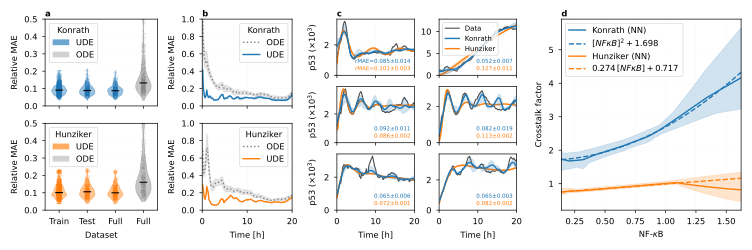

Source code (Python):
import sys
from pathlib import Path
import numpy as np
import matplotlib.pyplot as plt
import matplotlib.patches as mpatches
from matplotlib.gridspec import GridSpec

SCRIPT_DIR   = Path(__file__).resolve().parent
code_root    = Path(__file__).resolve().parents[3]   # .../code/
exp_root     = code_root / "experiments"

sys.path.insert(0, str(code_root))
from utils.cv_results import load_cv_results

RUNS = {
    "hunziker": {
        "ODE": exp_root / "ode_hunziker2010_uncertainty_2026-01-19_132644",
        "UDE": exp_root / "ude_hunziker2010_uncertainty_2026-01-20_181050",
    },
    "konrath": {
        "ODE": exp_root / "ode_konrath2020_uncertainty_2026-01-20_142837",
        "UDE": exp_root / "ude_konrath2020_uncertainty_2026-01-20_100950",
    },
}

KFOLD_RUNS = {
    "konrath": {
        "kfold_dir": exp_root / "ude_konrath2020_kfold_5fold_2026-05-09_170241",
        "ude_dir":   exp_root / "ude_konrath2020_uncertainty_2026-01-20_100950",
        "ode_dir":   exp_root / "ode_konrath2020_uncertainty_2026-01-20_142837",
    },
    "hunziker": {
        "kfold_dir": exp_root / "ude_hunziker2010_kfold_5fold_2026-05-10_075001",
        "ude_dir":   exp_root / "ude_hunziker2010_uncertainty_2026-01-20_181050",
        "ode_dir":   exp_root / "ode_hunziker2010_uncertainty_2026-01-19_132644",
    },
}

TRUE_P53_PATH   = code_root / "real_data" / "p53intTNFGamma200framesDec2025.csv"
TIME_POINTS     = np.arange(0.1, 20.1, 0.1)
DATASETS_BY_ROW = ["konrath", "hunziker"]
DATASET_LABELS  = {"hunziker": "Hunziker", "konrath": "Konrath"}
UDE_COLOR       = {"hunziker": "C1", "konrath": "C0"}
ODE_COLOR       = {"hunziker": "C1", "konrath": "C0"}
MODEL_LS        = {"UDE": "-", "ODE": ":"}
grid_keywords   = {"ls": "-", "alpha": 0.1, "lw": 0.1, "c": "k"}
SAMPLE_INDICES  = (47, 24, 35, 5, 80, 15)  # 6 cells for the 3×2 grid

CROSSTALK_COLOR = {"hunziker": "C1", "konrath": "C0"}
SR_FUNCS = {
    "hunziker": (r"$0.274\,[NF\kappa B] + 0.717$",
                 lambda x: 0.2743812 * x + 0.7170906),
    "konrath":  (r"$[NF\kappa B]^2 + 1.698$",
                 lambda x: x**2 + 1.6979214),
}

CV_YLIM        = (0, 0.5)
TRAIN_COLOR    = "C2"
TEST_COLOR     = "C3"
UDE_FULL_COLOR = "C4"
ODE_FULL_COLOR = "C5"


def _agg(paths, loader):
    arrays = [loader(p) for p in paths if p.exists()]
    arrays = [a for a in arrays if a is not None]
    if not arrays:
        return None
    min_len = min(a.shape[0] for a in arrays)
    return np.stack([a[:min_len] for a in arrays], axis=0)


def load_rmae(exp_dir: Path):
    true_data = np.loadtxt(TRUE_P53_PATH, delimiter=",")
    denom     = np.mean(np.abs(true_data), axis=1)
    def compute_rmae(p):
        pred = np.loadtxt(p, delimiter=",")
        mae  = np.mean(np.abs(true_data - pred), axis=1)
        return mae / denom
    paths = sorted(exp_dir.glob("run_seed_*/p53_generated.csv"))
    return _agg(paths, compute_rmae)


def load_p53(exp_dir: Path):
    paths = sorted(exp_dir.glob("run_seed_*/p53_generated.csv"))
    return _agg(paths, lambda p: np.loadtxt(p, delimiter=","))


def load_crosstalk(exp_dir: Path, n_grid: int = 500):
    import pandas as pd
    seed_dfs = []
    for csv in sorted(exp_dir.glob("run_seed_*/learned_crosstalk_factor_values.csv")):
        try:
            df = pd.read_csv(csv).sort_values("nfkb_flat")
            seed_dfs.append(df)
        except Exception:
            continue
    if not seed_dfs:
        return None, None
    x_min = min(d["nfkb_flat"].min() for d in seed_dfs)
    x_max = max(d["nfkb_flat"].max() for d in seed_dfs)
    x_grid = np.linspace(x_min, x_max, n_grid)
    ys = np.stack([
        np.interp(x_grid, d["nfkb_flat"].values, d["pred_synth_factor"].values)
        for d in seed_dfs
    ])
    return x_grid, ys


def load_full_rel_mae_per_cell(exp_dir):
    true = np.loadtxt(TRUE_P53_PATH, delimiter=",")
    vals = []
    for seed_dir in sorted(Path(exp_dir).glob("run_seed_*")):
        pred_path = seed_dir / "p53_generated.csv"
        if not pred_path.exists():
            continue
        pred = np.loadtxt(pred_path, delimiter=",")
        rel_mae = np.abs(pred - true).mean(axis=0) / np.abs(true).mean(axis=0)
        vals.append(rel_mae)
    return np.concatenate(vals)


def plot_band(ax, x, data, color, ls, label, alpha=0.20, zorder=None):
    mean = data.mean(axis=0)
    lo   = np.percentile(data, 5,  axis=0)
    hi   = np.percentile(data, 95, axis=0)
    kw = {} if zorder is None else {"zorder": zorder}
    ax.plot(x, mean, color=color, ls=ls, lw=1, label=label, **kw)
    ax.fill_between(x, lo, hi, color=color, alpha=alpha, **kw)


# ---------------------------------------------------------------------------
# Style
# ---------------------------------------------------------------------------
plt.rcParams.update({
    "font.size": 6, "axes.labelsize": 6, "axes.titlesize": 6,
    "xtick.labelsize": 6, "ytick.labelsize": 6,
    "legend.fontsize": 6, "lines.linewidth": 0.1,
    "axes.linewidth": 0.5,
    "xtick.major.width": 0.5, "ytick.major.width": 0.5,
    "xtick.major.size": 2,    "ytick.major.size": 2,
    "patch.linewidth": 0.5,
})

# ---------------------------------------------------------------------------
# Figure
# ---------------------------------------------------------------------------
COL_WIDTHS = [0.5, 0.4, 0.8, 0.8]

fig = plt.figure(figsize=(7.5, 2.5))
gs = GridSpec(1, 4, figure=fig, width_ratios=COL_WIDTHS)

# Col 0: CV violin panels (2 rows)
gs_col0 = gs[0, 0].subgridspec(2, 1)
ax_cv = [fig.add_subplot(gs_col0[i, 0]) for i in range(2)]
plt.setp(ax_cv[0].get_xticklabels(), visible=False)

# Col 1: RMAE panels (2 rows)
gs_col1 = gs[0, 1].subgridspec(2, 1)
ax_col1_r0 = fig.add_subplot(gs_col1[0, 0])
ax_col1_r1 = fig.add_subplot(gs_col1[1, 0])
plt.setp(ax_col1_r0.get_xticklabels(), visible=False)

# Col 2: trajectory panels (3×2)
gs_col2 = gs[0, 2].subgridspec(3, 2)
ax_col2 = []
ax_col2_ref = None
for r in range(3):
    row = []
    for c in range(2):
        ax = fig.add_subplot(gs_col2[r, c], sharex=ax_col2_ref)
        if ax_col2_ref is None:
            ax_col2_ref = ax
        row.append(ax)
    ax_col2.append(row)

for ax in ax_col2[0] + ax_col2[1]:
    plt.setp(ax.get_xticklabels(), visible=False)

# ---------------------------------------------------------------------------
# Col 0: CV violin panels
# ---------------------------------------------------------------------------
rng = np.random.default_rng(0)
cv_xtick_labels = ["Train", "Test", "Full", "Full"]
CV_ALPHAS = [0.45, 0.45, 0.45, 0.45]

for dataset, ax in zip(DATASETS_BY_ROW, ax_cv):
    cfg = KFOLD_RUNS[dataset]
    df = load_cv_results(cfg["kfold_dir"], reduce="per_cell_rel")
    train_vals    = df.loc[df["phase"] == "train", "rel_mae"].values
    test_vals     = df.loc[df["phase"] == "test",  "rel_mae"].values
    ude_full_vals = load_full_rel_mae_per_cell(cfg["ude_dir"])
    ode_full_vals = load_full_rel_mae_per_cell(cfg["ode_dir"])

    all_data = [train_vals, test_vals, ude_full_vals, ode_full_vals]
    clipped  = [np.clip(v, *CV_YLIM) for v in all_data]

    ds_color = UDE_COLOR[dataset]
    cv_colors = [ds_color, ds_color, ds_color, "gray"]

    vp = ax.violinplot(clipped, positions=[0, 1, 2, 3],
                       widths=0.55, showmedians=True, showextrema=False)

    for body, color, alpha in zip(vp["bodies"], cv_colors, CV_ALPHAS):
        body.set_facecolor(color)
        body.set_alpha(alpha)
        body.set_edgecolor(color)
        body.set_linewidth(0.5)

    vp["cmedians"].set_color("k")
    vp["cmedians"].set_linewidth(0.8)

    for pos, vals, color in zip([0, 1, 2, 3], clipped, cv_colors):
        jitter = rng.uniform(-0.08, 0.08, len(vals))
        ax.scatter(pos + jitter, vals, s=0.5, color=color, alpha=0.25, lw=0)

    ax.set_xticks([0, 1, 2, 3])
    ax.set_xticklabels(cv_xtick_labels)
    ax.set_xlim(-0.5, 3.5)
    ax.set_ylim(*CV_YLIM)
    ax.set_yticks(np.arange(CV_YLIM[0], CV_YLIM[1] + 0.1, 0.1))
    ax.grid(axis="y", **grid_keywords)
    ax.set_ylabel("Relative MAE")
    legend_handles = [
        mpatches.Patch(facecolor=ds_color, alpha=0.65, label="UDE"),
        mpatches.Patch(facecolor="gray",   alpha=0.35, label="ODE"),
    ]
    ax.legend(handles=legend_handles, title=DATASET_LABELS[dataset], title_fontsize=6,
              loc="upper left", fontsize=6)

# ---------------------------------------------------------------------------
# Col 1: RMAE panels
# ---------------------------------------------------------------------------
for dataset, ax in zip(DATASETS_BY_ROW, [ax_col1_r0, ax_col1_r1]):
    for model, exp_dir in RUNS[dataset].items():
        data = load_rmae(exp_dir)
        if data is None:
            continue
        n_tp  = data.shape[1]
        color = UDE_COLOR[dataset] if model == "UDE" else "gray"
        plot_band(ax, TIME_POINTS[:n_tp], data,
                  color=color, ls=MODEL_LS[model], label=model)
    ax.set_xlim(0, 20)
    ax.set_ylim(0, 1)
    ax.grid(True, **grid_keywords)
    ax.legend(loc="upper right", title=DATASET_LABELS[dataset], title_fontsize=6)

# ---------------------------------------------------------------------------
# Col 2: sample trajectory panels (3×2)
# ---------------------------------------------------------------------------
true_p53 = np.loadtxt(TRUE_P53_PATH, delimiter=",")
ude_p53  = {ds: load_p53(RUNS[ds]["UDE"]) for ds in ["konrath", "hunziker"]}


def _rel_mae(dataset, sample_idx):
    data = ude_p53[dataset]
    if data is None:
        return None, None
    n_tp = data.shape[1]
    true_cell = true_p53[:n_tp, sample_idx]
    denom = np.mean(np.abs(true_cell))
    if denom == 0:
        return None, None
    mae_seeds = np.mean(np.abs(true_cell[np.newaxis, :] - data[:, :, sample_idx]), axis=1) / denom
    return float(np.mean(mae_seeds)), float(np.std(mae_seeds))


for panel_idx, sample_idx in enumerate(SAMPLE_INDICES):
    r, c = divmod(panel_idx, 2)
    ax   = ax_col2[r][c]

    ax.plot(TIME_POINTS, true_p53[:, sample_idx] / 1000,
            color="k", lw=0.8, alpha=0.7, label="Data")

    for dataset in ["konrath", "hunziker"]:
        data = ude_p53[dataset]
        if data is None:
            continue
        cell = data[:, :, sample_idx] / 1000
        n_tp = cell.shape[1]
        zorder = 3 if dataset == "konrath" else 2
        plot_band(ax, TIME_POINTS[:n_tp], cell,
                  color=UDE_COLOR[dataset], ls="-", label=DATASET_LABELS[dataset],
                  zorder=zorder)

    ax.set_xlim(0, 20)
    ax.set_ylim(bottom=0)
    ax.grid(True, **grid_keywords)

    for i, ds in enumerate(["konrath", "hunziker"]):
        mean, std = _rel_mae(ds, sample_idx)
        if mean is not None:
            prefix = "rMAE=" if (r, c) == (0, 0) else ""
            ax.text(0.95, 0.20 - i * 0.13, f"{prefix}{mean:.3f}±{std:.3f}",
                    transform=ax.transAxes, fontsize=4,
                    color=UDE_COLOR[ds], va="bottom", ha="right")

# Legend on top-right trajectory panel
handles, labels = ax_col2[0][0].get_legend_handles_labels()
ax_col2[0][1].legend(handles, labels, loc="upper left", ncol=1, fontsize=5)

# ---------------------------------------------------------------------------
# Axis labels
# ---------------------------------------------------------------------------
# Col 0 (CV)
ax_cv[1].set_xlabel("Dataset")

# Col 1 (RMAE)
ax_col1_r0.set_ylabel("Relative MAE")
ax_col1_r1.set_ylabel("Relative MAE")
ax_col1_r1.set_xlabel("Time [h]")

# Col 2 (trajectories)
for r in range(3):
    ax_col2[r][0].set_ylabel(r"p53 ($\times 10^3$)")
for ax in ax_col2[2]:
    ax.set_xlabel("Time [h]")

# Col 3: crosstalk
ax_col3 = fig.add_subplot(gs[0, 3])

for dataset in ["konrath", "hunziker"]:
    x_grid, ys = load_crosstalk(RUNS[dataset]["UDE"])
    if x_grid is None:
        continue
    color = CROSSTALK_COLOR[dataset]
    label = DATASET_LABELS[dataset]
    plot_band(ax_col3, x_grid, ys, color=color, ls="-", label=f"{label} (NN)")
    sr_label, sr_fn = SR_FUNCS[dataset]
    ax_col3.plot(x_grid, sr_fn(x_grid), color=color, ls="--", lw=1, label=sr_label)

ax_col3.autoscale(axis="x", tight=True)
ax_col3.grid(True, **grid_keywords)
ax_col3.legend(loc="upper left", ncol=1, fontsize=6)
ax_col3.set_xlabel(r"NF-$\kappa$B")
ax_col3.set_ylabel("Crosstalk factor")

# ---------------------------------------------------------------------------
# Panel labels
# ---------------------------------------------------------------------------
for ax, label in zip([ax_cv[0], ax_col1_r0, ax_col2[0][0], ax_col3], "abcd"):
    ax.set_title(label, loc="left", fontsize=6, fontweight="bold", pad=2)

plt.tight_layout()
plt.savefig(SCRIPT_DIR / "real_data_big_figure_v3.pdf", dpi=300, bbox_inches="tight")
# plt.show()
